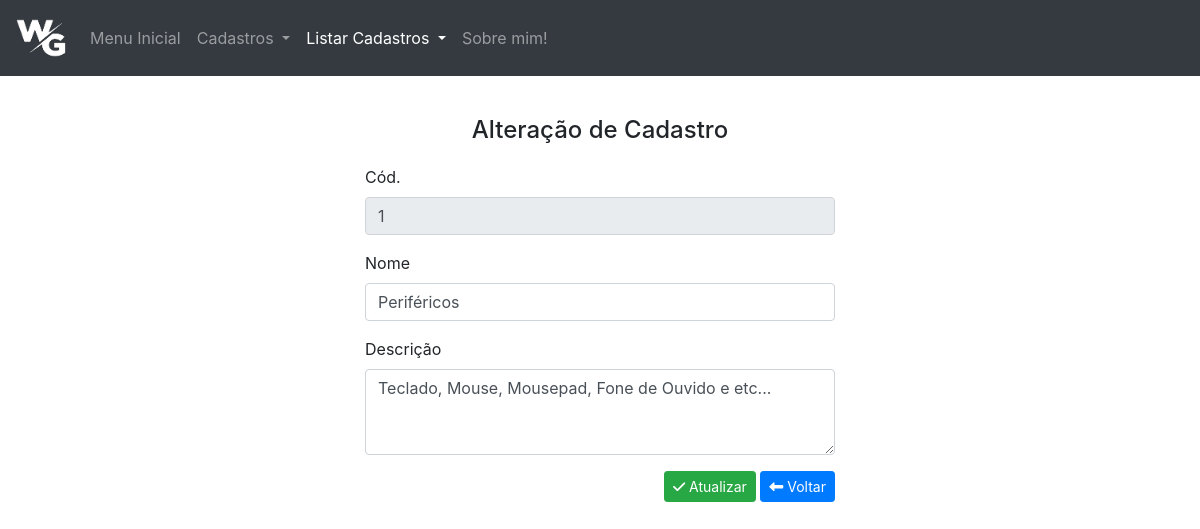
Screenshot of /editar_categoria.php?id=1 with the database file from the repository.
### tables this page shows
CREATE TABLE `categoria` (
  `id_cat` int(11) NOT NULL,
  `cod_cat` int(11) DEFAULT NULL,
  `nome_cat` varchar(100) DEFAULT NULL,
  `desc_cat` varchar(200) DEFAULT NULL
);

### editar_categoria.php (the view, shortened to what this page needs)
<?php
    include '_conexao.php';
    $id = $_GET['id'];
?>
<?php
    include 'head.php';
    include 'navbar.php';
?>
<div>
    <div class="container" id="tamanhoContainer" style="margin-top: 40px; width: 500px;">
        <center>
            <h4>Alteração de Cadastro</h4>
        </center>
        <form action="_salvar_alteracao_categoria.php" method="post" style="margin-top: 20px;">
        <?php
            $sql = "SELECT * FROM `categoria` WHERE id_cat = $id";
            $consulta = mysqli_query($conexao, $sql);
            while ($array = mysqli_fetch_array($consulta)) {
                $cod_cat = $array['cod_cat'];
                $nome_cat = $array['nome_cat'];
                $desc_cat = $array['desc_cat']
        ?>
            <div class="form-group">
                <label>Cód.</label>
                <input type="number" class="form-control" name="cod_cat" value="<?php echo $cod_cat; ?>" disabled>
            </div>
            <div class="form-group">
                <label>Nome</label>
                <input type="text" class="form-control" name="nome_cat" value="<?php echo $nome_cat; ?>">
            </div>
            <div class="form-group">
                <label>Descrição</label>
                <textarea type="text" class="form-control" name="desc_cat" rows="3"><?php echo $desc_cat; ?></textarea>
            </div>
            <div class="botoes" style="text-align: right;">
                <button type="submit" class="btn btn-success btn-sm"><i
                        class="fas fa-check"></i>&nbsp;Atualizar</button>
                <a class="btn btn-sm btn-primary" href="listar_categoria.php" role="button"><i
                        class="fas fa-long-arrow-alt-left"></i>&nbsp;Voltar</a>
            </div>
    <?php   } ?>
        </form>
    </div>
</div>
<?php
    include 'footer.php';
?>

### rows the page displays
categoria: cod_cat "1", nome_cat "Periféricos", desc_cat "Teclado, Mouse, Mousepad, Fone de Ouvido e etc..."
